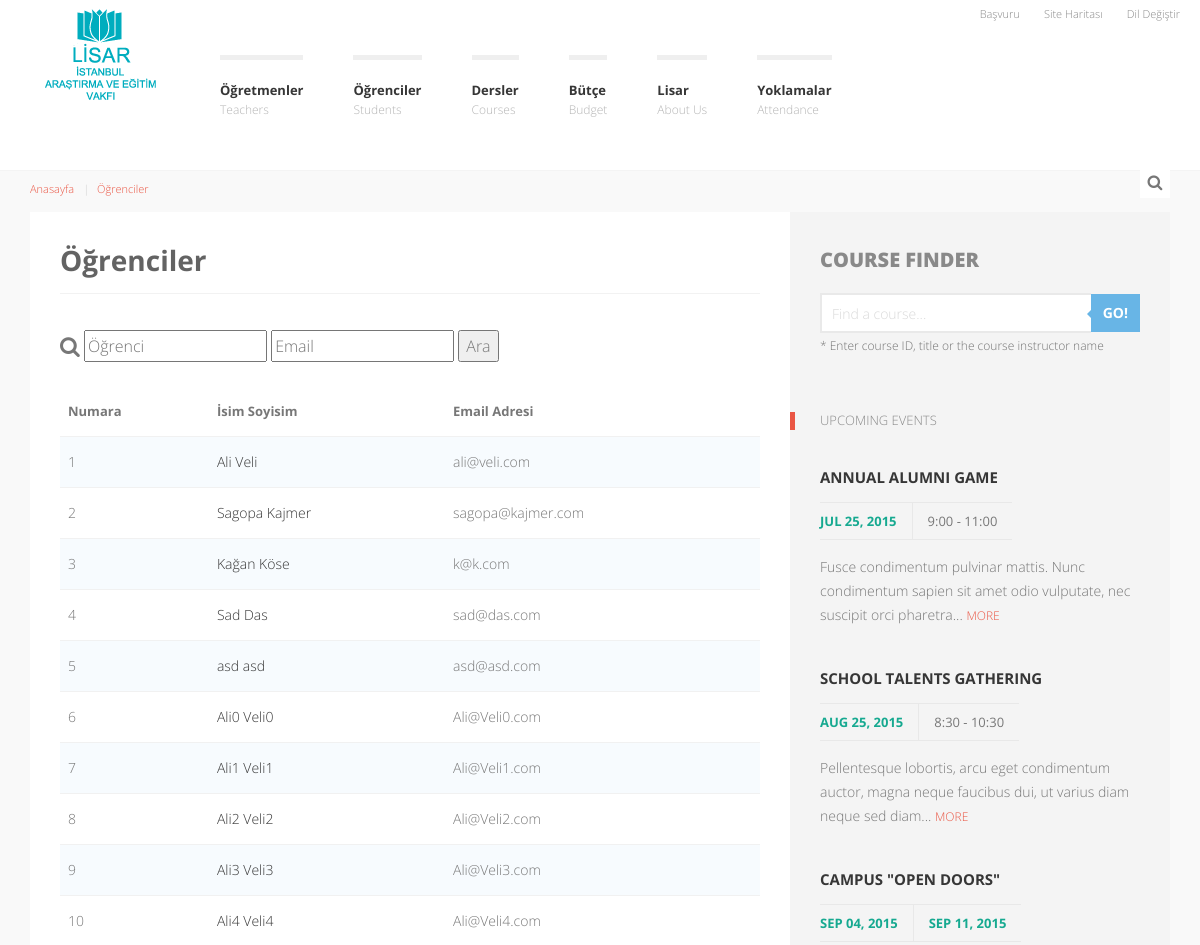
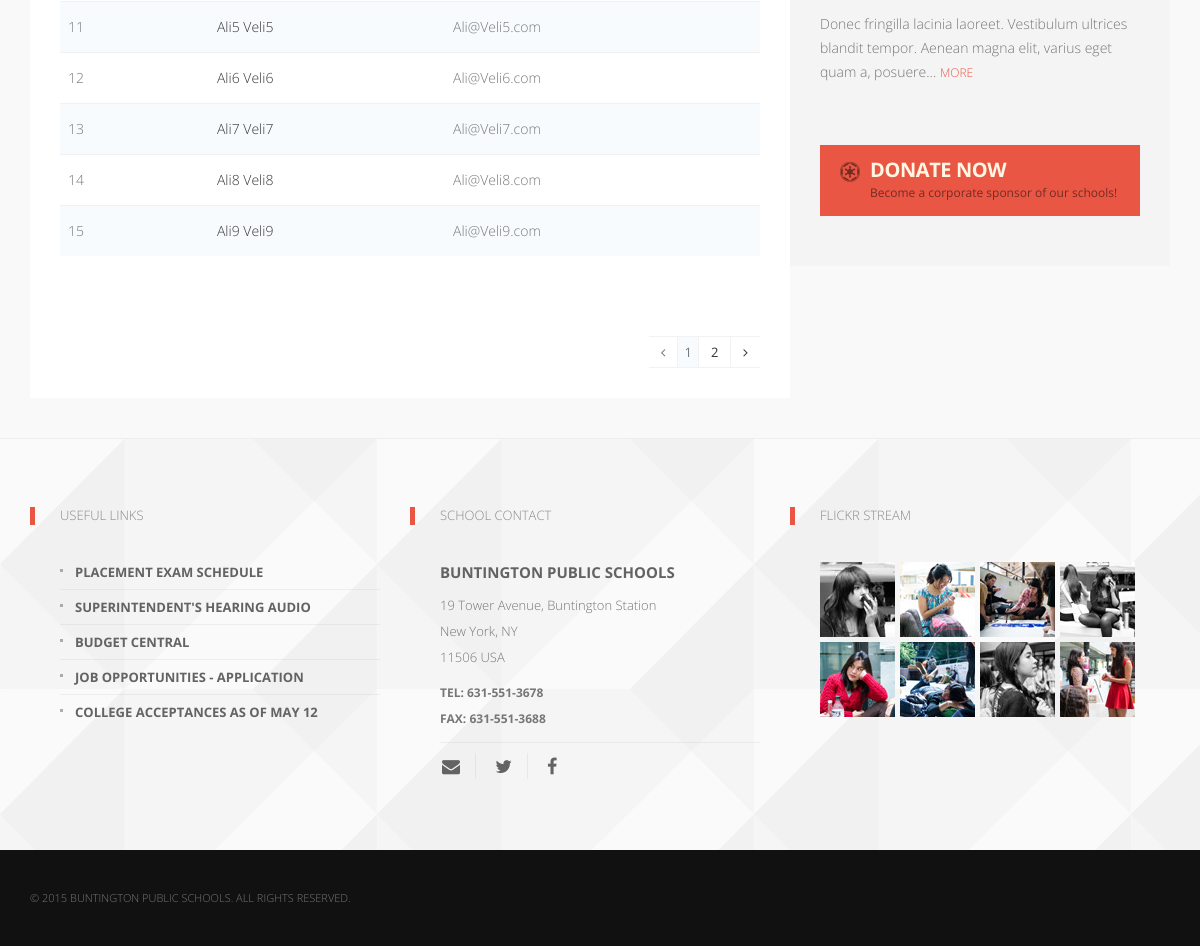
The page /students/ on the database its author committed (2 pictures, top to bottom).
### baseApp/models.py (models this page shows, shortened)
class Student(models.Model):
    firstName = models.CharField(max_length=300, verbose_name="İsim")
    lastName = models.CharField(max_length=300, verbose_name="Soyisim")
    fullName =  models.CharField(max_length=300, blank=True, null=True)
    phoneRegex = RegexValidator(regex=r'^\+?1?\d{12}$',\
        message="Phone number must be entered in the format: '+999999999'. 12 digits allowed.")
    phoneNumber = models.CharField(validators=[phoneRegex], blank=True, max_length=13, verbose_name="Telefon")
    dateOfBirth = models.DateField(max_length=8, default=timezone.now, verbose_name="Doğum Tarihi")
    mailAddress = models.EmailField(verbose_name="Email Adresi")
    adress = models.CharField(max_length=500, blank=True, null=True, verbose_name="Adres")
    residence = models.CharField(max_length=10, choices=(('Ev', 'Ev'), ('Yurt', 'Yurt')),\
        blank=True, null=True, verbose_name="Kaldığı Yer")
    reference = models.TextField(blank=True, null=True, verbose_name="Referanslar")
    admissionCause = models.TextField(blank=True, null=True, verbose_name="Başvuru Sebebi")
    TEOGScore = models.FloatField(blank=True, null=True, verbose_name="TEOG Skoru")
    highSchool = models.ForeignKey(HighSchool, related_name="students", blank=True, null=True, verbose_name="Lise")
    schoolLevel = models.CharField(max_length=10, choices=(('9.', '9.'), ('10.', '10.'), ('11.', '11.'), ('12.', '12.')),\
        blank=True, null=True, verbose_name="Sınıf")
    lisarLevel = models.CharField(max_length=10, choices=(('1.', '1.'), ('2.', '2.')),\
        blank=True, null=True, verbose_name="Lisar Kademesi")
    profilePhoto = models.ImageField(upload_to='img/', blank=True, verbose_name="Fotoğraf")

### baseApp/views.py (the view)
# urls.py: url(r'^students/$', views.students, name='students'),
def students(request):
    if request.method == 'POST':
        fullName = request.POST['fullName']
        mailAdress = request.POST['mailAdress']
        studentList = Student.objects.filter(fullName__contains=fullName,\
                                             mailAddress__contains=mailAdress)
        paginator = Paginator(studentList, 15)
        page = request.GET.get('page')
        try:
            students = paginator.page(page)
        except PageNotAnInteger:
            students = paginator.page(1)
        except EmptyPage:
            students = paginator.page(paginator.num_pages)
        context = {'students': students}
        return render(request,'students.html', context)
    else:
        studentList = Student.objects.all()
        paginator = Paginator(studentList, 15)
        page = request.GET.get('page')
        try:
            students = paginator.page(page)
        except PageNotAnInteger:
            students = paginator.page(1)
        except EmptyPage:
            students = paginator.page(paginator.num_pages)
        context = {'students': students}
        return render(request,'students.html', context)

### baseApp/templates/students.html (shortened to what this page needs)
{% extends "base.html" %}
{% load staticfiles %}
{% block body %}
<div id="k-body">
    <div class="container">
        <div class="row">
            <div id="k-top-search" class="col-lg-12 clearfix">
                <div id="bt-toggle-search" class="search-icon text-center"><i class="s-open fa fa-search"></i></div>
            </div>
            <div class="k-breadcrumbs col-lg-12 clearfix">
                <ol class="breadcrumb">
                    <li><a href="{% url "home" %}">Anasayfa</a></li>
                    <li class="active"><a href="{% url "students" %}">Öğrenciler</a></li>
                </ol>
            </div>
        </div>
        <div class="row no-gutter">
            <div class="col-lg-8 col-md-8">
                <div class="col-padded">
                    <div class="row gutter">
                        <div class="col-lg-12 col-md-12">
                            <h1 class="page-title">Öğrenciler</h1>
                        </div>
                    </div>
                    <div class="row gutter">
                        <div class="col-lg-12 col-md-12">
                            <br>
                            <p class="subheading">
                                <form action="{% url "students" %}" method="post" style="text-transform:none;" enctype="multipart/form-data">
                                    <i class="fa fa-search fa-lg"></i>
                                    <input style="color:black;" type='text' name='fullName' placeholder="Öğrenci"/>
                                    <input style="color:black;" type='text' name='mailAdress' placeholder="Email"/>
                                    <input type="submit" value="Ara"/>
                                </form>
                            </p>
                            <table class="table table-striped table-courses">
                                <thead>
                                    <tr>
                                        <th class="transform">Numara</th>
                                        <th class="transform">İsim Soyisim</th>
                                        <th class="transform">Email Adresi</th>
                                    </tr>
                                </thead>
                                <tbody>
                                {% for student in students %}
                                    <tr>
                                        <td>{{ student.pk }}</td>
                                        <td><a href="{% url "studentDetails" pk=student.pk %}">
                                            {{ student.firstName }} {{ student.lastName}}</a>
                                        </td>
                                        <td>{{ student.mailAddress }}</td>
                                    </tr>
                                {% endfor %}
                                </tbody>
                            </table>
                        </div>
                    </div>
                    <div class="row gutter">
                        <div class="col-lg-12">
                            <span class="step-links">
                                <ul class="pagination pull-right">
                                {% if students.has_previous %}
                                    <li><a href="?page={{ students.previous_page_number }}">
                                        <i class="fa fa-angle-left" aria-hidden="true"></i>
                                    </a></li>
                                {% else %}
                                    <li class="disabled"><a href="#">
                                        <i class="fa fa-angle-left" aria-hidden="true"></i>
                                    </a></li>
                                {% endif %}
                                <li class="disabled">
                                    <span style="background: #F7FBFE;padding: 6px;">{{ students.number }}</span>
                                </li>
                                {% if students.has_next %}
                                <li><a href="?page={{ students.next_page_number }}">
                                    {{ students.next_page_number }}
                                </a></li>
                                {% else %}
                                <li class="disabled"><a href="#">-</a></li>
                                {% endif %}
                                {% if students.has_next %}
                                    <li><a href="?page={{ students.next_page_number }}">
                                        <i class="fa fa-angle-right" aria-hidden="true"></i>
                                    </a></li>
                                {% else %}
                                    <li class="disabled"><a href="#">
                                        <i class="fa fa-angle-right" aria-hidden="true"></i>
                                    </a></li>
                                {% endif %}
                                </ul>
                            </span>
                        </div>
                    </div>
                </div>
            </div>
            <div id="k-sidebar" class="col-lg-4 col-md-4">
                <div class="col-padded col-shaded">
                    <ul class="list-unstyled clear-margins">
                        <li class="widget-container widget_course_search">
                            <h1 class="title-titan">Course Finder</h1>
                            <form role="search" method="get" id="course-finder" action="#">
                                <div class="input-group">
                                    <input type="text" placeholder="Find a course..." autocomplete="off" class="form-control" id="find-course" name="find-course" />
                                    <span class="input-group-btn"><button type="submit" class="btn btn-default">GO!</button></span>
                                </div>
                                <span class="help-block">* Enter course ID, title or the course instructor name</span>
                            </form>
                        </li>
                        <li class="widget-container widget_up_events">
                            <h1 class="title-widget">Upcoming Events</h1>
                            <ul class="list-unstyled">
                                <li class="up-event-wrap">
                                    <h1 class="title-median"><a href="#" title="Annual alumni game">Annual alumni game</a></h1>
                                    <div class="up-event-meta clearfix">
                                        <div class="up-event-date">Jul 25, 2015</div><div class="up-event-time">9:00 - 11:00</div>
                                    </div>
                                    <p>
                                    Fusce condimentum pulvinar mattis. Nunc condimentum sapien sit amet odio vulputate, nec suscipit orci pharetra... <a href="#" class="moretag" title="read more">MORE</a>
                                    </p>
                                </li>
                                <li class="up-event-wrap">
                                    <h1 class="title-median"><a href="#" title="School talents gathering">School talents gathering</a></h1>
                                    <div class="up-event-meta clearfix">
                                        <div class="up-event-date">Aug 25, 2015</div><div class="up-event-time">8:30 - 10:30</div>
                                    </div>
                                    <p>
                                    Pellentesque lobortis, arcu eget condimentum auctor, magna neque faucibus dui, ut varius diam neque sed diam... <a href="#" class="moretag" title="read more">MORE</a>
                                    </p>
                                </li>
                                <li class="up-event-wrap">
                                    <h1 class="title-median"><a href="#" title="School talents gathering">Campus "Open Doors"</a></h1>
                                    <div class="up-event-meta clearfix">
                                        <div class="up-event-date">Sep 04, 2015</div><div class="up-event-date">Sep 11, 2015</div>
                                    </div>
                                    <p>
                                    Donec fringilla lacinia laoreet. Vestibulum ultrices blandit tempor. Aenean magna elit, varius eget quam a, posuere... <a href="#" class="moretag" title="read more">MORE</a>
                                    </p>
                                </li>
                            </ul>
                        </li>
                        <li class="widget-container widget_text">
                            <a href="#" class="custom-button cb-red" title="How to apply?">
                                <i class="custom-button-icon fa fa-empire"></i>
                                <span class="custom-button-wrap">
                                    <span class="custom-button-title">Donate Now</span>
                                    <span class="custom-button-tagline">Become a corporate sponsor of our schools!</span>
                                </span>
                            </a>
                        </li>
                    </ul>
                </div>
            </div>
        </div>
    </div>
</div>
{% endblock %}

### rows shown on the page
Student: pk "1", firstName "Ali", lastName "Veli", mailAddress "ali@veli.com"
Student: pk "2", firstName "Sagopa", lastName "Kajmer", mailAddress "sagopa@kajmer.com"
Student: pk "3", firstName "Kağan", lastName "Köse", mailAddress "k@k.com"
Student: pk "4", firstName "Sad", lastName "Das", mailAddress "sad@das.com"
Student: pk "5", firstName "asd", lastName "asd", mailAddress "asd@asd.com"
Student: pk "6", firstName "Ali0", lastName "Veli0", mailAddress "Ali@Veli0.com"
Student: pk "7", firstName "Ali1", lastName "Veli1", mailAddress "Ali@Veli1.com"
Student: pk "8", firstName "Ali2", lastName "Veli2", mailAddress "Ali@Veli2.com"
Student: pk "9", firstName "Ali3", lastName "Veli3", mailAddress "Ali@Veli3.com"
Student: pk "10", firstName "Ali4", lastName "Veli4", mailAddress "Ali@Veli4.com"
Student: pk "11", firstName "Ali5", lastName "Veli5", mailAddress "Ali@Veli5.com"
Student: pk "12", firstName "Ali6", lastName "Veli6", mailAddress "Ali@Veli6.com"
Student: pk "13", firstName "Ali7", lastName "Veli7", mailAddress "Ali@Veli7.com"
Student: pk "14", firstName "Ali8", lastName "Veli8", mailAddress "Ali@Veli8.com"
Student: pk "15", firstName "Ali9", lastName "Veli9", mailAddress "Ali@Veli9.com"

### other values the page prints
{{ students.number }} "1"
{{ students.next_page_number }} "2"
